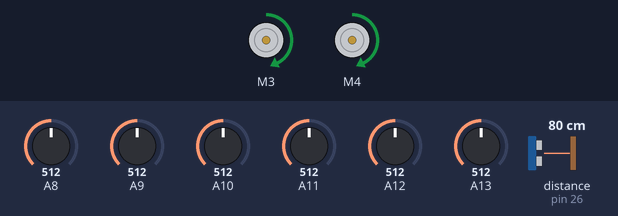
The sketch below on a simulated Arduino Mega 2560, built with avr-gcc and run on an emulated ATmega2560. Shown: 2 × DC motor (green arrow = forward, orange = backward, longer = faster). The test bench sets the inputs (shaded band); at power-on: distance to the obstacle (sensor on pin 26) 80 cm, A8 = 512, A9 = 512, A10 = 512, A11 = 512, A12 = 512, A13 = 512.

Above: at 1.2 s.
1.3 s: distance to the obstacle (sensor on pin 26) set to 10 cm
2.8 s: distance to the obstacle (sensor on pin 26) set to 7 cm
At 3.1 s:
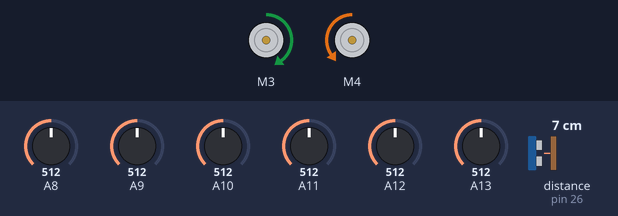
At 4.3 s:
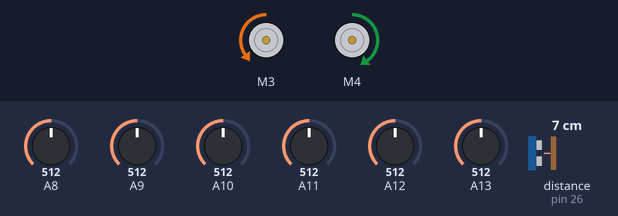
5.8 s: distance to the obstacle (sensor on pin 26) set to 9 cm
7.5 s: A8 set to 306
At 8.3 s:
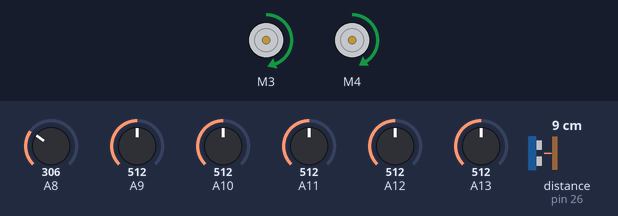
9.0 s: A9 set to 414
10.5 s: A9 set to 385
At 11.7 s:
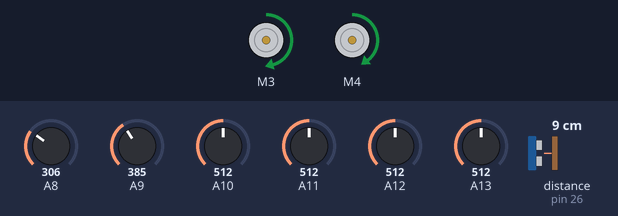
Timing chart, 0 to 13.0 s (numbered marks = the images above; inputs shaded):
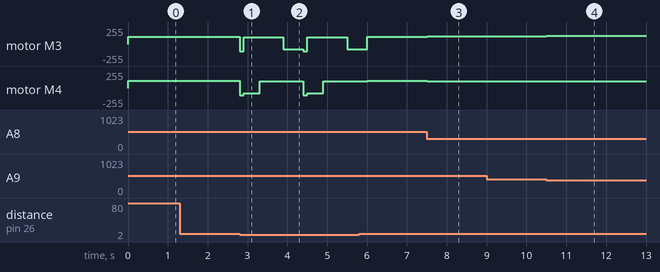

The sketch:

LFR_Code_by_Rj_Avro.ino
```cpp
/* LFR Code Written by Rj Avro */

#include <AFMotor.h>
#include <NewPing.h>

#define NUM_SENSORS 6
#define t_pin 24
#define e_pin 26
#define max_dist 50

AF_DCMotor left_motor(3);
AF_DCMotor right_motor(4);

NewPing rj(t_pin, e_pin, max_dist);

int thresholds[NUM_SENSORS] = {400, 400, 400, 400, 400, 400};
int sValues[NUM_SENSORS], lastSensor;

int leftBaseSpeed = 110;
int rightBaseSpeed = 110;
int maxSpeed = 240;

float Kp = 2;
float Ki = 0.0;
float Kd = 0.75;

int prevError, cumError;

int distance;

int getDistance();
void initialize();
void lineFollow();
int readSensor();
void drive(int, int);

void setup()
{
  initialize();
}

void loop()
{
  distance = getDistance();

  if(distance > 8)
  {
    lineFollow();
  }
  else
  {
    left_motor.run(RELEASE);
    right_motor.run(RELEASE);

    drive(-110, -110);

    delay(100);

    drive(100, -80);               // going right (avoiding obs)
    delay(400);

    drive(100, 100);               // going straight (skipping obs)
    delay(600);

    drive(-80, 100);             // going left (back to the track)
    delay(500);
  }


}

void initialize()
{
  // pinMode for Motor Driver
  // No need if using Motor Driver Shield
  // initial motor speed = 0

  lastSensor = 0;
  prevError = 0;
  cumError = 0;

  //Serial.begin(9600);    // optional
  // Serial.println("Inatializing .........");    // optional
}

int getDistance() {
  delayMicroseconds(20);
  int cm = rj.ping_cm();
  if (cm == 0) {
    cm = 100;
  }
  return cm;
}


int readSensor()
{
  for (int i = 0; i < NUM_SENSORS; i++)
  {
    // reading sensor values and converting into digital values
    if (analogRead(A8 + i) > thresholds[i])
    {
      sValues[i] = 1;
    }
    else
    {
      sValues[i] = 0;
    }

    // Serial.print(sValues[i]); // Serial.print(analogRead(i));
    // Serial.print(' ');
  }

  int erroR, sumS, sumWS, linepos;

  sumS = sValues[0] + sValues[1] + sValues[2] + sValues[3] + sValues[4] + sValues[5];

  if (sumS == 0) // no sensor are on the line & need to check for wall by ultrasonic sensor
  {
    return 420;
  }

  sumWS = (sValues[0] * 20) + (sValues[1] * 25) + (sValues[2] * 30) + (sValues[3] * 40) + (sValues[4] * 45) + (sValues[5] * 50);

  linepos = (sumWS / sumS); // weighted position

  erroR = linepos - 35;

  if (sValues[0] == 1)
  {
    lastSensor = 1;
  }
  else if (sValues[5] == 1)
  {
    lastSensor = 2;
  }

  return erroR;
}

void drive(int leftSpeed, int rightSpeed)
{
  //Serial.print(leftSpeed);
  // Serial.print(' ');
  //Serial.print(rightSpeed);

  left_motor.setSpeed(abs(leftSpeed));
  right_motor.setSpeed(abs(rightSpeed));

  if (leftSpeed > 0)
  {
    left_motor.run(FORWARD);
  }
  else if (leftSpeed < 0)
  {
    left_motor.run(BACKWARD);
  }

  if (rightSpeed > 0)
  {
    right_motor.run(FORWARD);
  }
  else if (rightSpeed < 0)
  {
    right_motor.run(BACKWARD);
  }
}

void lineFollow()
{
  int erroR, delSpeed;
  float P, I, D;

  erroR = readSensor();

  if (erroR == 420)
  {
    // no sensor is on the line
    // so we have to check for other options i.e Wall, Line Gaps etc.

    //returnung back to the line
    if (lastSensor == 1)
    {
      drive(-100, 140);
    }
    else if (lastSensor == 2)
    {
      drive(140, -100);
    }
  }
  else
  {
    // calculating PID Values for wheel Drive
    P = Kp * erroR;
    I = Ki * (erroR + cumError);
    D = Kd * (erroR - prevError);

    // calculating the difference of speed between two wheels
    delSpeed = P + I + D;

    // driving the wheel
    drive(constrain((leftBaseSpeed + delSpeed), 0, maxSpeed), constrain((rightBaseSpeed - delSpeed), 0, maxSpeed));

    prevError = erroR;
    cumError += erroR;

  }
}
```

Measured:
- the behaviour switches between 9 and 8 cm on distance to the obstacle (sensor on pin 26) (found by bisection; images 0 and 1)
- after the input at 1.3 s, every drawn part: stays the same
- after the input at 7.5 s, motor M3: forward 110/255 → forward 116/255 at once; motor M4: forward 110/255 → forward 104/255 at once
- after the input at 9.0 s, every drawn part: stays the same
- after the input at 10.5 s, motor M3: forward 116/255 → forward 122/255 at once; motor M4: forward 104/255 → forward 98/255 at once
